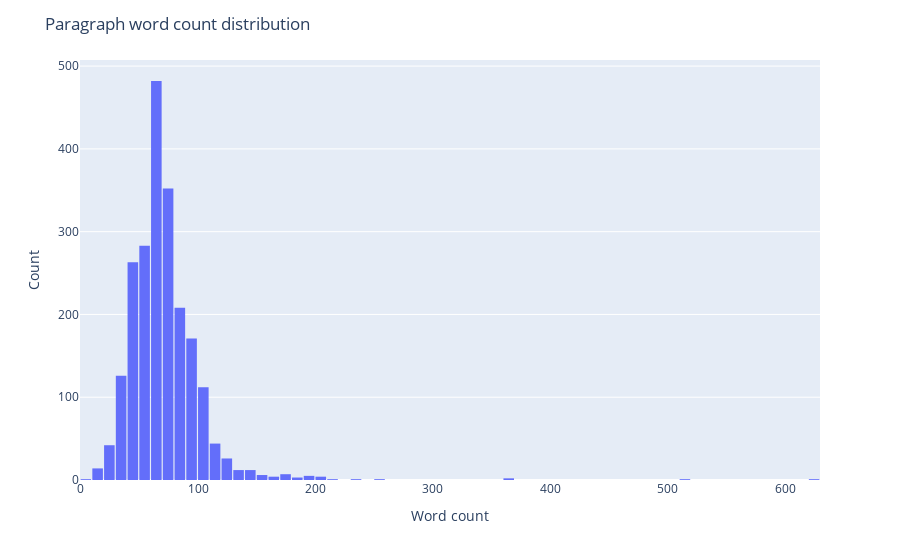

Notebook code for this chart:
### Markdown cell above
### Visualisng the `Max Paragraph Size` of each article (Log-normal)

### Code cell
fig = px.histogram(df_extracted, x="max_paragraph_size", nbins=100)
fig.update_layout(
    title_text="Paragraph word count distribution",
    xaxis_title_text="Word count",
    yaxis_title_text="Count",
    bargap=0.1,
)

fig.show()

### Figure 1 — Plotly figure (JSON) as saved in the notebook; plotly's stock layout.template omitted (floating-point values rounded to 4 significant figures; data arrays with more than 128 entries replaced by an {"elided": "..."} marker saying what was removed)
{"data": [{"alignmentgroup": "True", "bingroup": "x", "hovertemplate": "max_paragraph_size=%{x}<br>count=%{y}<extra></extra>", "legendgroup": "", "marker": {"color": "#636efa", "pattern": {"shape": ""}}, "name": "", "nbinsx": 100, "offsetgroup": "", "orientation": "v", "showlegend": false, "type": "histogram", "x": {"elided": "2184 int values"}, "xaxis": "x", "yaxis": "y"}], "layout": {"bargap": 0.1, "barmode": "relative", "legend": {"tracegroupgap": 0}, "margin": {"t": 60}, "title": {"text": "Paragraph word count distribution"}, "xaxis": {"anchor": "y", "domain": [0, 1], "title": {"text": "Word count"}}, "yaxis": {"anchor": "x", "domain": [0, 1], "title": {"text": "Count"}}}}
